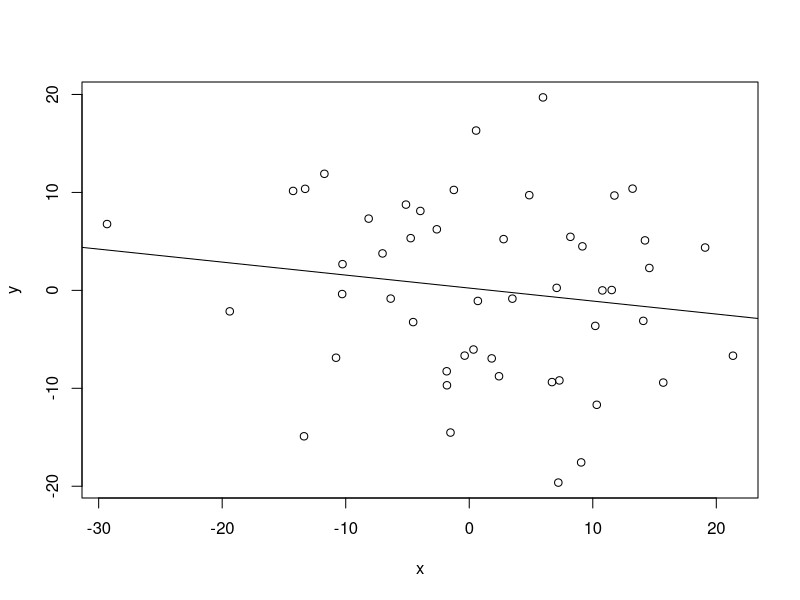

R code for this plot:
bestfit <-function(x,y){
	# x: independent variable
	# y: dependent variable	
	xbar = mean(x)
	ybar = mean(y)
	xdif = x-xbar
	ydif = y-ybar	
	pro = xdif*ydif
	num = sum(pro)
	den = sum(xdif^2)
	beta = num/den
	
	alpha= ybar-beta *xbar
	plot(x,y,type='p')
	abline(alpha,beta)
}

bestfit(rnorm(50)*10,rnorm(50)*10)